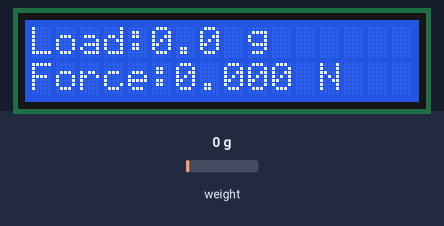
This sketch was run on a simulated Arduino Uno, built with avr-gcc and run on an emulated ATmega328P. Parts: 16×2 character LCD. The test bench sets the inputs (shaded band); at power-on: weight on the scale 0 g. What the sketch prints to the serial monitor is not drawn.

Above: at 13.8 s.
13.9 s: weight on the scale set to 858 g
At 21.3 s:
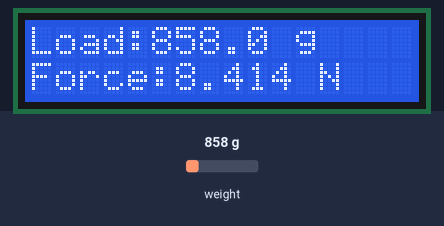
21.8 s: weight on the scale set to 956 g
At 28.4 s:
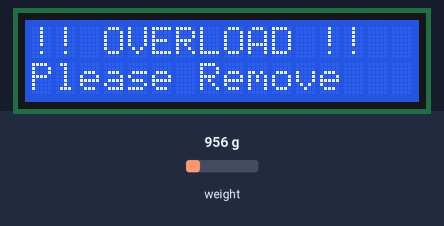
28.9 s: weight on the scale set to 100 g
At 32.6 s:
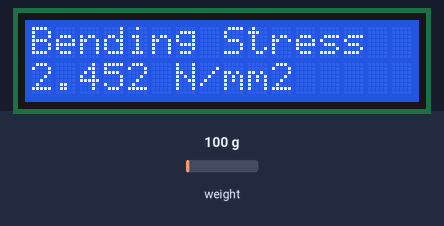
33.7 s: weight on the scale set to 1250 g
At 38.4 s:
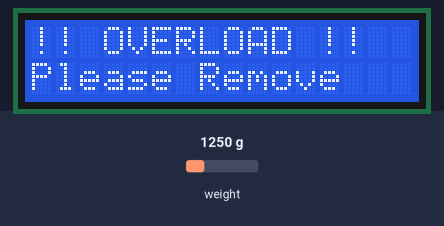
Timing chart, 0 to 39.7 s (numbered marks = the images above; inputs shaded):
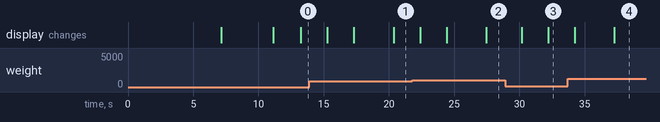

The sketch:

Beam_Bending.ino
```cpp
#include <Wire.h>
#include <LiquidCrystal_I2C.h>
#include "HX711.h"

#define DT_PIN  4
#define SCK_PIN 5

LiquidCrystal_I2C lcd(0x27, 16, 2);
HX711 scale;

// Load cell calibration
const float CAL_FACTOR = 769.58;

// Overload warning threshold
const float WARNING_LIMIT_G = 900.0;

// Beam dimensions (mm): change to actual dimensions
const float L = 300.0;        // Support span
const float b = 20.0;         // Width
const float t = 3.0;          // Thickness
const float E = 200000.0;     // Approximate steel modulus

void setup() {
  Serial.begin(9600);

  lcd.init();
  lcd.backlight();
  lcd.clear();

  // Startup screen for 7 seconds
  lcd.setCursor(0, 0);
  lcd.print("Beam Bending");
  lcd.setCursor(0, 1);
  lcd.print("Strength Test");
  delay(7000);

  lcd.clear();
  lcd.print("Initializing...");

  scale.begin(DT_PIN, SCK_PIN);

  unsigned long startTime = millis();

  while (!scale.is_ready()) {
    if (millis() - startTime > 5000) {
      lcd.clear();
      lcd.print("HX711 Error!");
      lcd.setCursor(0, 1);
      lcd.print("Check Wiring");

      Serial.println("ERROR: Check HX711 wiring!");

      while (true) {
        delay(100);
      }
    }
    delay(10);
  }

  scale.set_scale(CAL_FACTOR);

  lcd.clear();
  lcd.print("Remove all load");
  lcd.setCursor(0, 1);
  lcd.print("Zeroing...");
  delay(2000);

  scale.tare(20);

  lcd.clear();
  lcd.print("System Ready");
  Serial.println("Beam Bending Test Ready");
  delay(1000);
}

void loop() {
  if (!scale.is_ready()) {
    lcd.clear();
    lcd.print("HX711 Error!");
    lcd.setCursor(0, 1);
    lcd.print("Check Wiring");

    Serial.println("ERROR: HX711 not ready");
    delay(500);
    return;
  }

  // Read load in grams
  float load_g = scale.get_units(10);

  // Use absolute load for overload detection
  float absLoad_g = abs(load_g);

  // Overload warning
  if (absLoad_g >= WARNING_LIMIT_G) {
    lcd.clear();
    lcd.setCursor(0, 0);
    lcd.print("!! OVERLOAD !!");
    lcd.setCursor(0, 1);
    lcd.print("Please Remove");

    Serial.println("!!! OVERLOAD WARNING !!!");
    Serial.println("PLEASE REMOVE LOAD!");

    delay(300);
    return;
  }

  // Ignore small negative zero drift for display
  if (load_g < 0) {
    load_g = 0;
  }

  // Convert grams to force (Newtons)
  float P = load_g * 9.80665 / 1000.0;

  // Second moment of area (mm^4)
  float I = b * t * t * t / 12.0;

  // Bending stress (N/mm^2)
  float stress = (3.0 * P * L) /
                 (2.0 * b * t * t);

  // Theoretical central deflection (mm)
  float deflection = (P * L * L * L) /
                     (48.0 * E * I);

  // Serial Monitor results
  Serial.println("------------------------");

  Serial.print("Load: ");
  Serial.print(load_g, 2);
  Serial.println(" g");

  Serial.print("Force: ");
  Serial.print(P, 4);
  Serial.println(" N");

  Serial.print("Bending Stress: ");
  Serial.print(stress, 4);
  Serial.println(" N/mm^2");

  Serial.print("Theoretical Deflection: ");
  Serial.print(deflection, 4);
  Serial.println(" mm");

  // Screen 1: Load and force
  lcd.clear();
  lcd.setCursor(0, 0);
  lcd.print("Load:");
  lcd.print(load_g, 1);
  lcd.print(" g");

  lcd.setCursor(0, 1);
  lcd.print("Force:");
  lcd.print(P, 3);
  lcd.print(" N");
  delay(2000);

  // Screen 2: Bending stress
  lcd.clear();
  lcd.setCursor(0, 0);
  lcd.print("Bending Stress");
  lcd.setCursor(0, 1);
  lcd.print(stress, 3);
  lcd.print(" N/mm2");
  delay(2000);

  // Screen 3: Theoretical deflection
  lcd.clear();
  lcd.setCursor(0, 0);
  lcd.print("Deflection:");
  lcd.setCursor(0, 1);
  lcd.print(deflection, 4);
  lcd.print(" mm");
  delay(2000);
}
```

Measured:
- the behaviour switches between 899 and 900 g on weight on the scale (found by bisection; images 1 and 2)
- after the input at 21.8 s, the display: first differs from a run without the input after 5.7 s (image 2)
- after the input at 28.9 s, the display: first changes after 1.3 s (image 3 shows a later state)
- after the input at 33.7 s, the display: first differs from a run without the input after 3.6 s (image 4)
